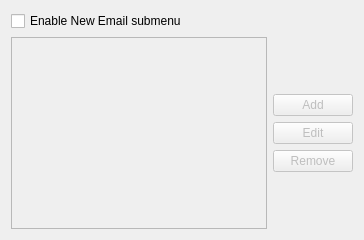
     <widget class="QWidget" name="tab_4">
      <attribute name="title">
       <string>New Email</string>
      </attribute>
      <layout class="QVBoxLayout" name="verticalLayout_8">
       <item>
        <widget class="QCheckBox" name="boxEnableNewEmail">
         <property name="text">
          <string>Enable New Email submenu</string>
         </property>
        </widget>
       </item>
       <item>
        <layout class="QHBoxLayout" name="horizontalLayout_7">
         <item>
          <widget class="QTreeView" name="treeNewEmails">
           <property name="enabled">
            <bool>false</bool>
           </property>
           <property name="rootIsDecorated">
            <bool>false</bool>
           </property>
           <property name="itemsExpandable">
            <bool>false</bool>
           </property>
           <property name="expandsOnDoubleClick">
            <bool>false</bool>
           </property>
          </widget>
         </item>
         <item>
          <layout class="QVBoxLayout" name="verticalLayout_7">
           <item>
            <spacer name="verticalSpacer_7">
             <property name="orientation">
              <enum>Qt::Vertical</enum>
             </property>
             <property name="sizeHint" stdset="0">
              <size>
               <width>20</width>
               <height>40</height>
              </size>
             </property>
            </spacer>
           </item>
           <item>
            <widget class="QPushButton" name="btnNewEmailAdd">
             <property name="enabled">
              <bool>false</bool>
             </property>
             <property name="text">
              <string>Add</string>
             </property>
            </widget>
           </item>
           <item>
            <widget class="QPushButton" name="btnNewEmailEdit">
             <property name="enabled">
              <bool>false</bool>
             </property>
             <property name="text">
              <string>Edit</string>
             </property>
            </widget>
           </item>
           <item>
            <widget class="QPushButton" name="btnNewEmailDelete">
             <property name="enabled">
              <bool>false</bool>
             </property>
             <property name="text">
              <string>Remove</string>
             </property>
            </widget>
           </item>
           <item>
            <spacer name="verticalSpacer_6">
             <property name="orientation">
              <enum>Qt::Vertical</enum>
             </property>
             <property name="sizeHint" stdset="0">
              <size>
               <width>20</width>
               <height>40</height>
              </size>
             </property>
            </spacer>
           </item>
          </layout>
         </item>
        </layout>
       </item>
      </layout>
     </widget>
